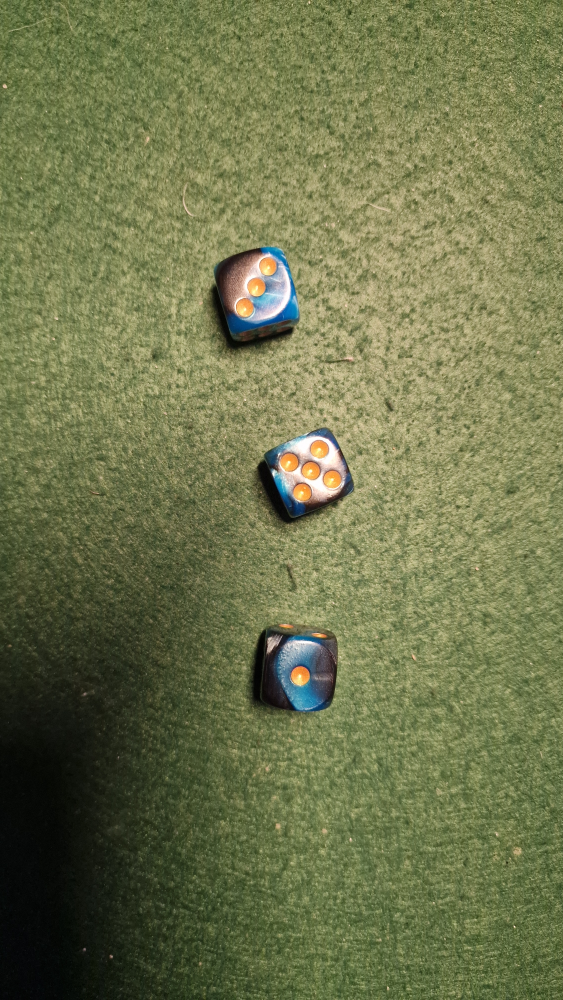
#> input picture pytest/dice.jpg, 2252 x 4000 px, given in place of the camera (shown at 1/4 size)
$ python clache.py
#> lines starting #> are read from the running program, lines starting #| are printed output that depends on the picture; after the words box and inside, x2 and y2 are one past the last pixel; in counts of white or black regions, pixels touching at a corner belong together
import cv2
import numpy as np
from collections import deque
import time

def nothing(x):
    pass

cv2.namedWindow("controls")
cv2.createTrackbar("0", "controls", 15, 30, nothing)
cv2.createTrackbar("1", "controls", 100, 255, nothing)
cv2.createTrackbar("2", "controls", 0, 255, nothing)
cv2.createTrackbar("3", "controls", 7, 255, nothing)
cv2.createTrackbar("4", "controls", 255, 255, nothing)

def getVal(name):
    return cv2.getTrackbarPos(str(name), "controls")

webCam = cv2.VideoCapture(1)
webCam.set(cv2.CAP_PROP_FOURCC, cv2.VideoWriter_fourcc('M','J','P','G'))
webCam.set(cv2.CAP_PROP_FRAME_WIDTH, 3840)
webCam.set(cv2.CAP_PROP_FRAME_HEIGHT, 2160)

def show(title, img):
    scaled = cv2.resize(img, None, fx=0.25, fy=0.25, interpolation=cv2.INTER_AREA)
    cv2.imshow(title, scaled)


while True:
    _, frame = webCam.read()
#> frame is the input picture: shape (4000, 2252, 3); mean B, G, R 76.7, 117, 111.2

    blurVal = getVal(0)
    if blurVal %2 == 0:
        blurVal += 1
    blur = cv2.GaussianBlur(frame, (blurVal, blurVal), 0)
    gray = cv2.cvtColor(blur, cv2.COLOR_BGR2GRAY)
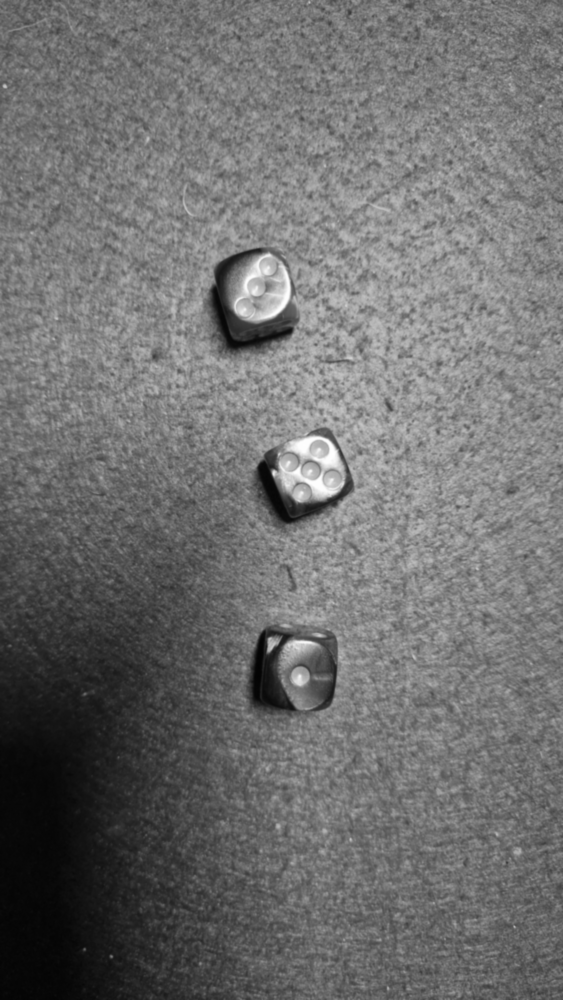
#> gray: shape (4000, 2252) (shown at 1/4 size); min 3, max 254, mean 110.7

    clahe = cv2.createCLAHE(clipLimit=2.0, tileGridSize=(8,8))
    enhanced = clahe.apply(gray)
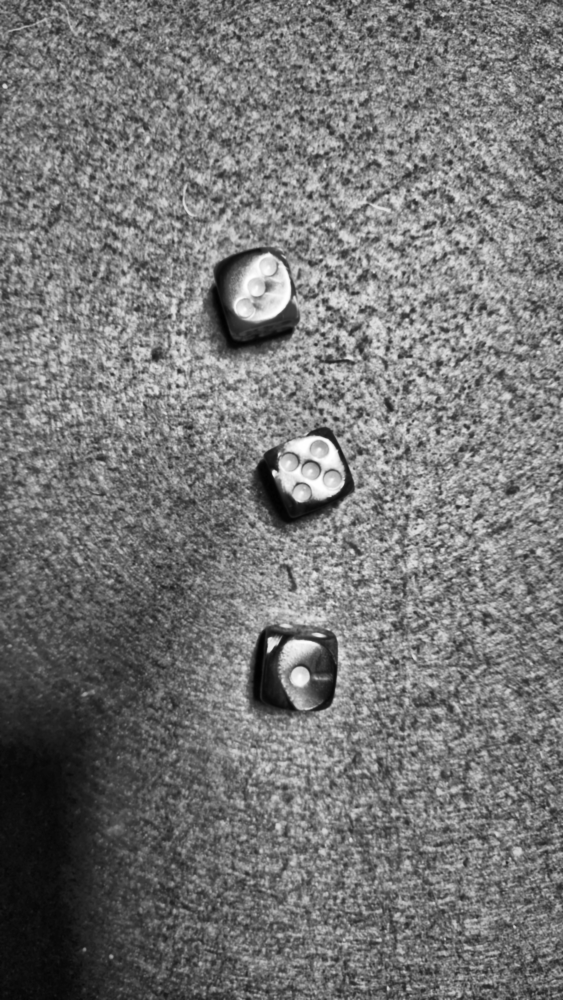
#> enhanced: shape (4000, 2252) (shown at 1/4 size); min 1, max 255, mean 117

    _, mask = cv2.threshold(enhanced, 0, 255, cv2.THRESH_BINARY_INV + cv2.THRESH_OTSU)
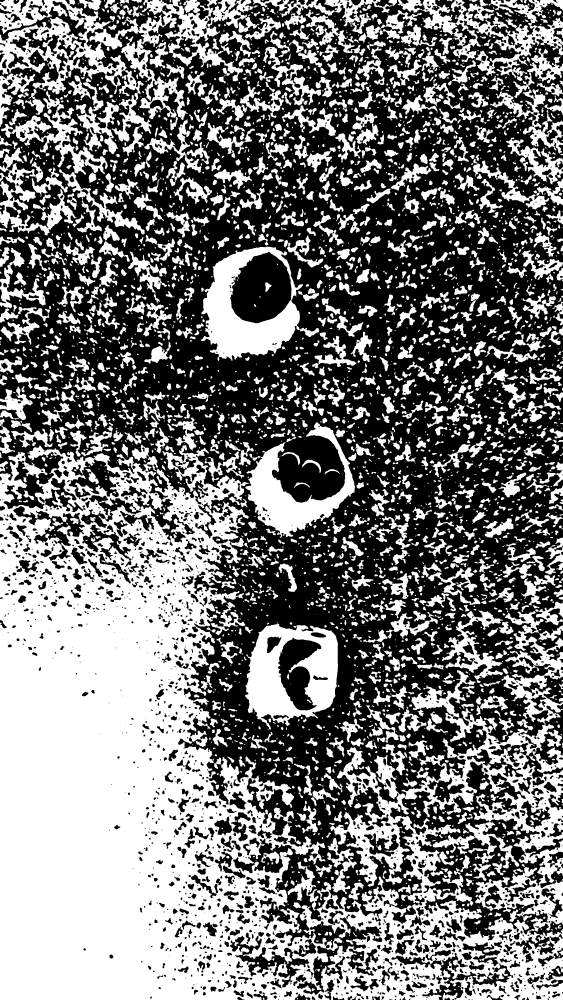
#> mask: shape (4000, 2252) (shown at 1/4 size); 46.9% white; 3982 white regions (994 under 20 px), largest, box (x1, y1, x2, y2) and area: (0, 1779, 2252, 4000) 2335410, (0, 0, 1031, 624) 167921, (980, 2494, 1352, 2918) 87493


    show("", mask)
#> in show, `scaled = cv2.resize(img, None, fx=0.25, fy=0.25, interpolation=cv2.INT..`:
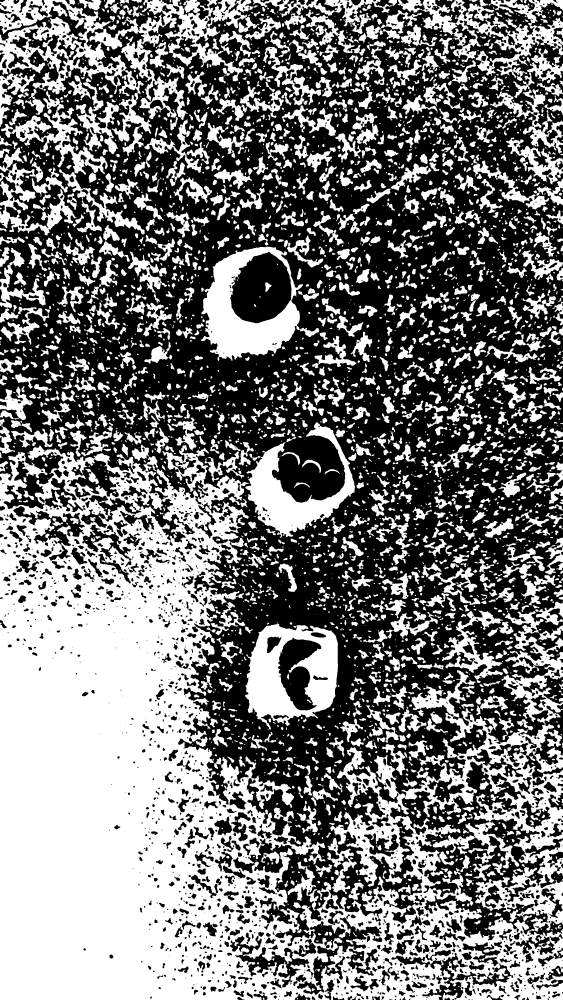
#> scaled: shape (1000, 563); min 0, max 255, mean 119.5

    res = cv2.waitKey(1)
#> (key q is pressed here)
    if res & 0xFF == ord('q'):
        break

cv2.destroyAllWindows()
